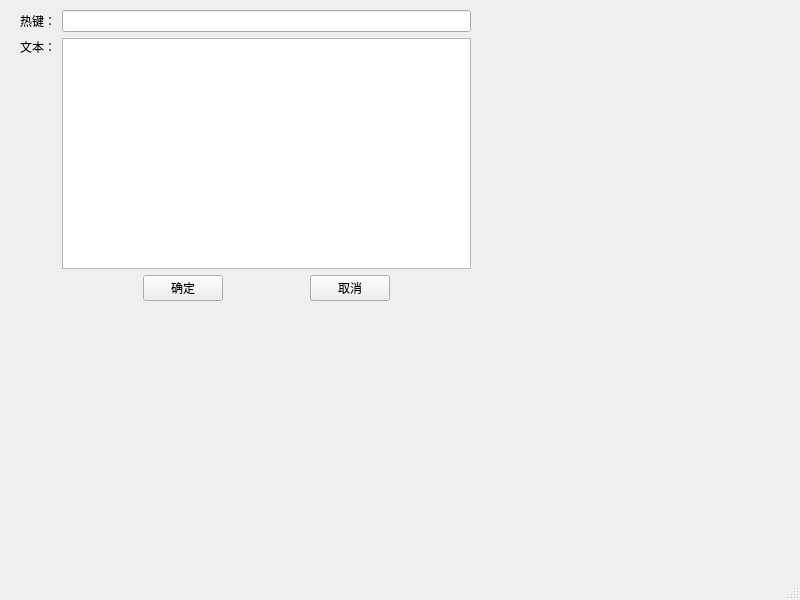
<?xml version="1.0" encoding="UTF-8"?>
<ui version="4.0">
 <class>AdditionWindow</class>
 <widget class="QMainWindow" name="AdditionWindow">
  <property name="geometry">
   <rect>
    <x>0</x>
    <y>0</y>
    <width>800</width>
    <height>600</height>
   </rect>
  </property>
  <property name="windowTitle">
   <string>MainWindow</string>
  </property>
  <widget class="QWidget" name="centralwidget">
   <widget class="QWidget" name="gridLayoutWidget">
    <property name="geometry">
     <rect>
      <x>20</x>
      <y>10</y>
      <width>451</width>
      <height>291</height>
     </rect>
    </property>
    <layout class="QGridLayout" name="gridLayout">
     <item row="2" column="2">
      <layout class="QGridLayout" name="gridLayout_2">
       <item row="0" column="3">
        <widget class="QPushButton" name="cancel_button">
         <property name="text">
          <string>取消</string>
         </property>
        </widget>
       </item>
       <item row="0" column="0">
        <widget class="QLabel" name="label_3">
         <property name="text">
          <string/>
         </property>
        </widget>
       </item>
       <item row="0" column="1">
        <widget class="QPushButton" name="confirm_button">
         <property name="text">
          <string>确定</string>
         </property>
        </widget>
       </item>
       <item row="0" column="2">
        <widget class="QLabel" name="label_4">
         <property name="text">
          <string/>
         </property>
        </widget>
       </item>
       <item row="0" column="4">
        <widget class="QLabel" name="label_5">
         <property name="text">
          <string/>
         </property>
        </widget>
       </item>
      </layout>
     </item>
     <item row="0" column="1">
      <widget class="QLabel" name="label">
       <property name="text">
        <string>热键：</string>
       </property>
      </widget>
     </item>
     <item row="1" column="2">
      <widget class="QTextEdit" name="textEdit"/>
     </item>
     <item row="1" column="1" alignment="Qt::AlignTop">
      <widget class="QLabel" name="label_2">
       <property name="text">
        <string>文本：</string>
       </property>
      </widget>
     </item>
     <item row="0" column="2">
      <widget class="QLineEdit" name="hotkey"/>
     </item>
    </layout>
   </widget>
  </widget>
  <widget class="QMenuBar" name="menubar">
   <property name="geometry">
    <rect>
     <x>0</x>
     <y>0</y>
     <width>800</width>
     <height>23</height>
    </rect>
   </property>
  </widget>
  <widget class="QStatusBar" name="statusbar"/>
 </widget>
 <resources/>
 <connections>
  <connection>
   <sender>cancel_button</sender>
   <signal>clicked()</signal>
   <receiver>AdditionWindow</receiver>
   <slot>cancel_addition()</slot>
   <hints>
    <hint type="sourcelabel">
     <x>348</x>
     <y>310</y>
    </hint>
    <hint type="destinationlabel">
     <x>399</x>
     <y>299</y>
    </hint>
   </hints>
  </connection>
  <connection>
   <sender>confirm_button</sender>
   <signal>clicked()</signal>
   <receiver>AdditionWindow</receiver>
   <slot>confirm_addition()</slot>
   <hints>
    <hint type="sourcelabel">
     <x>183</x>
     <y>310</y>
    </hint>
    <hint type="destinationlabel">
     <x>399</x>
     <y>299</y>
    </hint>
   </hints>
  </connection>
 </connections>
 <slots>
  <slot>cancel_addition()</slot>
  <slot>confirm_addition()</slot>
 </slots>
</ui>
